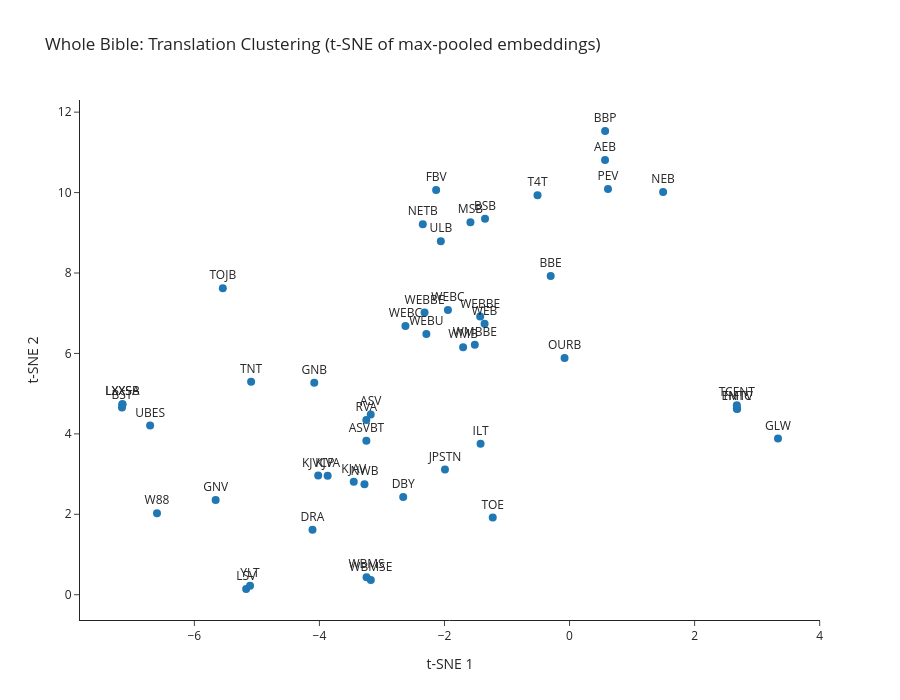

The code cell stored with this chart in its notebook:
### Code cell
# 2D visualization of whole-Bible max-pooled embeddings per translation using t-SNE

# Max-pool ALL verses into a single embedding per translation
bible_pooled = {}
for t_id, group in master_df.groupby("translationId"):
    embs = np.stack(group["embedding"].values)
    bible_pooled[t_id] = embs.max(axis=0)

# Build matrix and labels
t_ids_all = list(bible_pooled.keys())
bible_emb_matrix = np.stack([bible_pooled[t] for t in t_ids_all])

short_labels_all = []
full_labels_all = []
for t in t_ids_all:
    match = translation_names[translation_names["id"] == t]
    if not match.empty:
        short_labels_all.append(match.iloc[0]["shortName"])
        full_labels_all.append(match.iloc[0]["englishName"])
    else:
        short_labels_all.append(t)
        full_labels_all.append(t)

# t-SNE to 2D
tsne_bible = TSNE(n_components=2, perplexity=min(15, len(t_ids_all) - 1), random_state=42, metric="cosine")
coords_bible_2d = tsne_bible.fit_transform(bible_emb_matrix)

# Build plot DataFrame
plot_bible_df = pd.DataFrame({
    "x": coords_bible_2d[:, 0],
    "y": coords_bible_2d[:, 1],
    "translation": short_labels_all,
    "translation_name": full_labels_all,
})

fig_bible = px.scatter(
    plot_bible_df, x="x", y="y", text="translation",
    hover_data={"translation_name": True, "translation": True, "x": False, "y": False},
    title="Whole Bible: Translation Clustering (t-SNE of max-pooled embeddings)",
    template="simple_white",
    width=900, height=700,
)
fig_bible.update_traces(textposition="top center", marker=dict(size=8))
fig_bible.update_layout(
    xaxis_title="t-SNE 1", yaxis_title="t-SNE 2",
    showlegend=False,
)
fig_bible.show()

### Figure 1 — Plotly figure (JSON) as saved in the notebook; plotly's stock layout.template omitted (floating-point values rounded to 4 significant figures)
{"data": [{"customdata": [["Berean Standard Bible", "BSB"], ["World English Bible", "WEB"], ["ASV Byzantine Text", "ASVBT"], ["Anindilyakwa English Bible", "AEB"], ["American Standard Version (1901)", "ASV"], ["Barkly Bible Portions", "BBP"], ["Bible in Basic English", "BBE"], ["Updated Brenton English Septuagint", "UBES"], ["Brenton English Septuagint", "BST"], ["KJV Cambridge Paragraph", "KJVCP"], ["Darby Translation", "DBY"], ["Douay-Rheims 1899", "DRA"], ["English Majority Text Version", "EMTV"], ["Family 35 NT", "TNTC"], ["Free Bible Version", "FBV"], ["God's Living Word", "GLW"], ["Geneva Bible 1599", "GNV"], ["JPS TaNaKH 1917", "JPSTN"], ["King James Version + Apocrypha", "KJVA"], ["King James Version", "KJAV"], ["Leeser Tanakh", "ILT"], ["English LSV", "LSV"], ["British English Septuagint 2012", "LXXSB"], ["LXX2012 U. S. English", "LXXSA"], ["Majority Standard BIble", "MSB"], ["NET Bible", "NETB"], ["Nyangumarta English Bible", "NEB"], ["Noyes Bible", "GNB"], ["The Orthodox Jewish Bible -  Tanakh and Orthodox Jewish Brit Chadasha - The Holy Bible", "TOJB"], ["Targum Onkelos Etheridge", "TOE"], ["One Unity Resource Bible", "OURB"], ["Plain English Version", "PEV"], ["Revised Version", "RVA"], ["Translation for Translators", "T4T"], ["Text-Critical English NT", "TCENT"], ["Tyndale NT", "TNT"], ["Unlocked Literal Bible", "ULB"], ["Wycliffe Bible portions", "W88"], ["Webster Bible", "NWB"], ["World English Bible Classic", "WEBC"], ["World English Bible (Catholic)", "WEBC"], ["World English Bible British Edition", "WEBBE"], ["World English Bible Updated", "WEBU"], ["World English Bible British Edition with Deuterocanon", "WEBBE"], ["World Messianic Bible", "WMB"], ["World Messianic Bible British Edition", "WMBBE"], ["English: Wycliffe's Bible Modern Spelling (with Deuterocanon)", "WBMS"], ["English: Wycliffe's Bible Modern Spelling (Enhanced) (with Deuterocanon)", "WBMSE"], ["Young's Literal Translation", "YLT"]], "hovertemplate": "translation=%{customdata[1]}<br>translation_name=%{customdata[0]}<extra></extra>", "legendgroup": "", "marker": {"color": "#1F77B4", "size": 8, "symbol": "circle"}, "mode": "markers+text", "name": "", "orientation": "v", "showlegend": false, "text": ["BSB", "WEB", "ASVBT", "AEB", "ASV", "BBP", "BBE", "UBES", "BST", "KJVCP", "DBY", "DRA", "EMTV", "TNTC", "FBV", "GLW", "GNV", "JPSTN", "KJVA", "KJAV", "ILT", "LSV", "LXXSB", "LXXSA", "MSB", "NETB", "NEB", "GNB", "TOJB", "TOE", "OURB", "PEV", "RVA", "T4T", "TCENT", "TNT", "ULB", "W88", "NWB", "WEBC", "WEBC", "WEBBE", "WEBU", "WEBBE", "WMB", "WMBBE", "WBMS", "WBMSE", "YLT"], "textposition": "top center", "type": "scatter", "x": [-1.352, -1.359, -3.25, 0.5674, -3.18, 0.5689, -0.302, -6.708, -7.157, -4.02, -2.66, -4.111, 2.68, 2.675, -2.134, 3.333, -5.659, -1.992, -3.868, -3.451, -1.423, -5.172, -7.149, -7.151, -1.585, -2.347, 1.496, -4.083, -5.545, -1.228, -0.08024, 0.6146, -3.25, -0.5122, 2.675, -5.092, -2.059, -6.597, -3.28, -2.624, -1.945, -1.429, -2.29, -2.319, -1.702, -1.515, -3.246, -3.178, -5.11], "xaxis": "x", "y": [9.351, 6.741, 3.83, 10.81, 4.482, 11.53, 7.926, 4.207, 4.653, 2.964, 2.432, 1.615, 4.62, 4.622, 10.06, 3.884, 2.356, 3.114, 2.957, 2.81, 3.755, 0.1422, 4.736, 4.734, 9.264, 9.215, 10.01, 5.27, 7.621, 1.92, 5.886, 10.09, 4.344, 9.934, 4.709, 5.297, 8.789, 2.028, 2.745, 6.681, 7.079, 6.916, 6.481, 7.016, 6.155, 6.217, 0.4364, 0.3652, 0.2241], "yaxis": "y"}], "layout": {"height": 700, "legend": {"tracegroupgap": 0}, "showlegend": false, "title": {"text": "Whole Bible: Translation Clustering (t-SNE of max-pooled embeddings)"}, "width": 900, "xaxis": {"anchor": "y", "domain": [0, 1], "title": {"text": "t-SNE 1"}}, "yaxis": {"anchor": "x", "domain": [0, 1], "title": {"text": "t-SNE 2"}}}}
